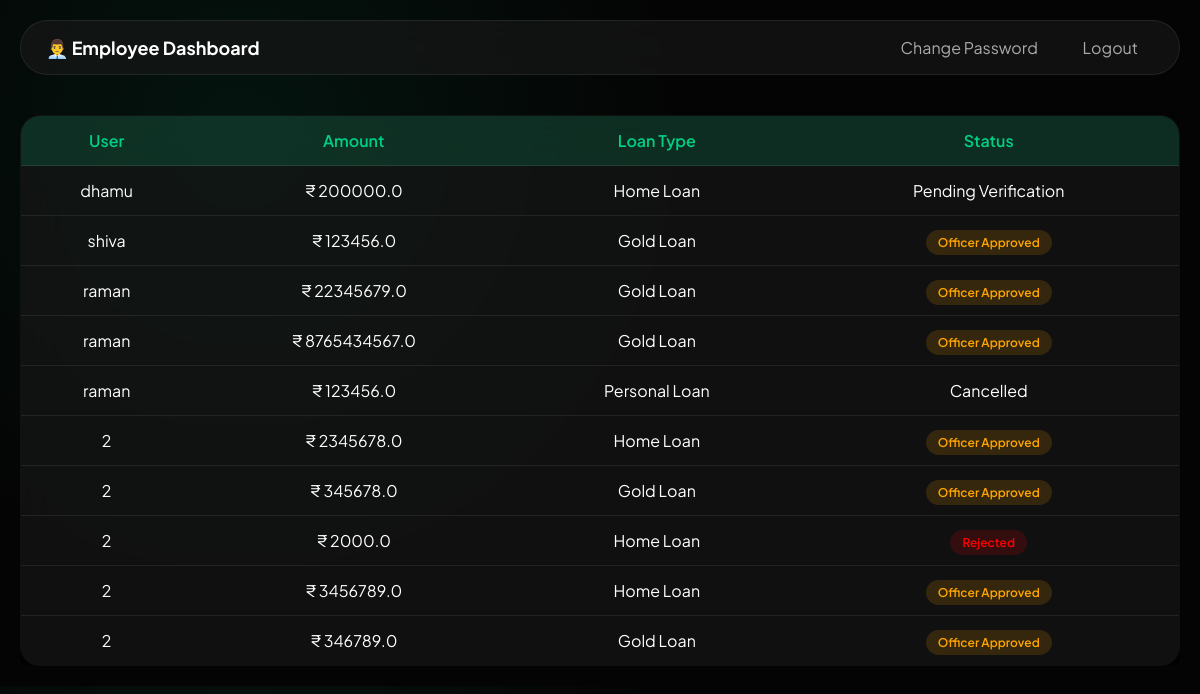
Page /employee-dashboard/ (signed in) on the committed database.
### accounts/models.py (models this page shows, shortened)
class Loan(models.Model):
    user = models.ForeignKey(CustomUser, on_delete=models.CASCADE)
    amount = models.FloatField()
    loan_type = models.CharField(max_length=50)
    status = models.CharField(max_length=20, default="Pending")
    created_at = models.DateTimeField(auto_now_add=True)
    from django.db import models

### accounts/views.py (the view)
# urls.py: path("employee-dashboard/", views.employee_dashboard, name="employee_dashboard"),
@login_required
def employee_dashboard(request):
    loans = Loan.objects.all().order_by("-created_at")
    return render(request, "employee_dashboard.html", {
        "loans": loans
    })

### templates/employee_dashboard.html (shortened to what this page needs)
<!DOCTYPE html>
<html>
<head>
</head>
<body>
<div class="navbar">
    <h2>👨‍💼 Employee Dashboard</h2>
    <div>
        <a href="{% url 'change_password' %}">Change Password</a>
        <a href="{% url 'logout' %}">Logout</a>
    </div>
</div>
<div class="container">
<div class="table-container">
<table>
<tr>
    <th>User</th>
    <th>Amount</th>
    <th>Loan Type</th>
    <th>Status</th>
</tr>
{% for loan in loans %}
<tr>
    <td>{{ loan.username }}</td>
    <td>₹ {{ loan.amount }}</td>
    <td>{{ loan.loan_type }}</td>
    <td>
        {% if loan.status == "Pending" %}
            <span class="status pending">Pending</span>
        {% elif loan.status == "Approved by Officer" %}
            <span class="status officer">Officer Approved</span>
        {% elif loan.status == "Final Approved" %}
            <span class="status approved">Approved</span>
        {% elif loan.status == "Rejected" %}
            <span class="status rejected">Rejected</span>
        {% else %}
            {{ loan.status }}
        {% endif %}
    </td>
</tr>
{% endfor %}
</table>
</div>
</div>
</body>
</html>

### templates/employee_dashboard.html (style rules this page uses)
:root { --emerald: #00d084; --midnight: #040404; --glass: rgba(25,25,25,0.6); --border: rgba(255,255,255,0.08); }
body { font-family: 'Plus Jakarta Sans', sans-serif; margin: 0; background: radial-gradient(circle at 20% 20%, rgba(0,208,132,0.08), transparent 40%), var(--midnight); color: #fff; }
.navbar { margin: 20px; background: var(--glass); backdrop-filter: blur(25px); border: 1px solid var(--border); border-radius: 50px; padding: 15px 25px; display: flex; justify-content: space-between; align-items: center; }
.navbar h2 { margin: 0; font-size: 18px; }
.navbar a { color: #aaa; text-decoration: none; padding: 8px 16px; border-radius: 100px; margin-left: 10px; transition: 0.3s; }
.container { padding: 20px; }
.table-container { overflow-x: auto; }
table { width: 100%; border-collapse: collapse; background: var(--glass); backdrop-filter: blur(25px); border: 1px solid var(--border); border-radius: 20px; overflow: hidden; box-shadow: 0 20px 50px rgba(0,0,0,0.6); }
th { background: rgba(0,208,132,0.15); color: var(--emerald); font-weight: 600; }
th, td { padding: 14px; text-align: center; border-bottom: 1px solid var(--border); }
tr { transition: 0.3s; }
.status { padding: 5px 12px; border-radius: 20px; font-size: 12px; font-weight: 600; }
.officer { background: rgba(255,165,0,0.15); color: orange; }
.rejected { background: rgba(255,0,0,0.15); color: red; }

### rows in the picture
Loan: username "dhamu", amount "200000.0", loan_type "Home Loan", status "Pending Verification"
Loan: username "shiva", amount "123456.0", loan_type "Gold Loan", shows "Officer Approved"
Loan: username "raman", amount "22345679.0", loan_type "Gold Loan", shows "Officer Approved"
Loan: username "raman", amount "8765434567.0", loan_type "Gold Loan", shows "Officer Approved"
Loan: username "raman", amount "123456.0", loan_type "Personal Loan", status "Cancelled"
Loan: username "2", amount "2345678.0", loan_type "Home Loan", shows "Officer Approved"
Loan: username "2", amount "345678.0", loan_type "Gold Loan", shows "Officer Approved"
Loan: username "2", amount "2000.0", loan_type "Home Loan", status "Rejected"
Loan: username "2", amount "3456789.0", loan_type "Home Loan", shows "Officer Approved"
Loan: username "2", amount "346789.0", loan_type "Gold Loan", shows "Officer Approved"
